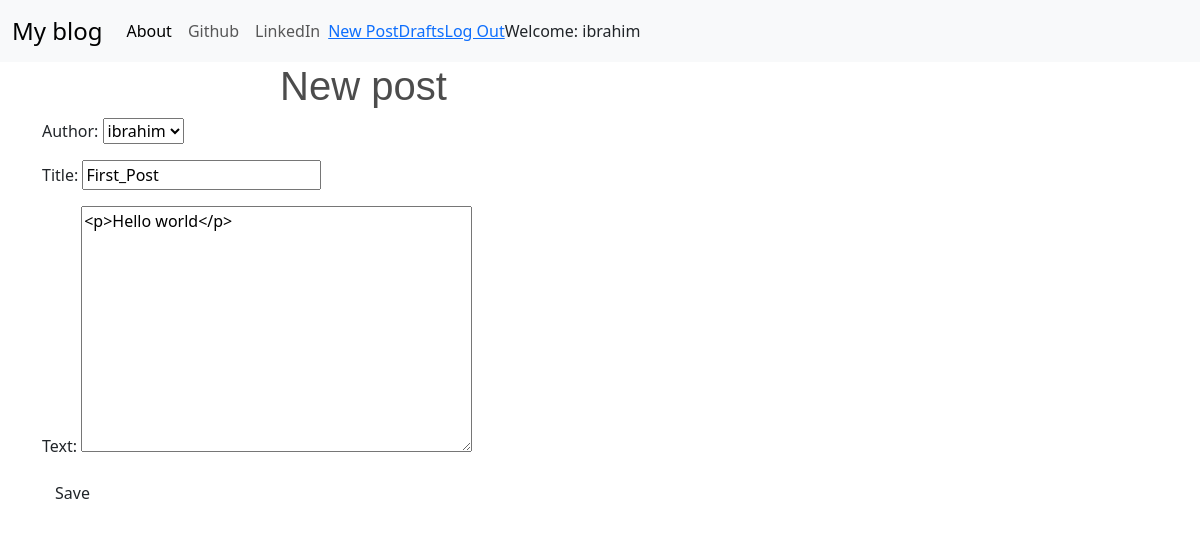
Screenshot of /post/2/edit/ (signed in) with the database file from the repository.
### blog/models.py (models this page shows, shortened)
class Post(models.Model):
    author = models.ForeignKey("auth.User", on_delete=models.CASCADE)
    title = models.CharField(max_length=200)
    text = models.TextField()
    create_date = models.DateTimeField(default=timezone.now)
    published_date = models.DateTimeField(blank=True, null=True)

### blog/views.py (the view)
# urls.py: path("post/<slug:pk>/edit/", views.PostUpdateView.as_view(), name="post_edit"),
class PostUpdateView(LoginRequiredMixin, UpdateView):
    login_url = '/login/'
    redirect_field_name = 'blog/post_detail.html'
    form_class = PostForm
    model = Post

### blog/forms.py
class PostForm(forms.ModelForm):
    class Meta():
        model = Post
        fields = ('author', 'title', 'text')
        widgets = {
            'title': forms.TextInput(attrs={'class': 'textinputclass'}),
            'text': forms.Textarea(attrs={'class': 'editable medium-editor-textarea postcontent'})
        }

### blog/templates/blog/post_form.html (shortened to what this page needs)
<!DOCTYPE html>
{% extends 'blog/base.html' %}
{% block content %}
    <h1>New post</h1>
    <form class="post-form" method="POST">
        {{form.as_p}}
        <button type="submit" class="save btn btn-default" name="button">Save</button>
    </form>
{% endblock %}

### blog/templates/blog/base.html (shortened to what this page needs)
<!DOCTYPE html>
{% load static %}
    <html lang="en">
    <head>
        <link href="https://cdn.jsdelivr.net/npm/bootstrap@5.3.0-alpha3/dist/css/bootstrap.min.css" rel="stylesheet">
        <link rel="stylesheet" href="//cdn.jsdelivr.net/npm/medium-editor@latest/dist/css/medium-editor.min.css" type="text/css" media="screen" charset="utf-8">
        <link rel="stylesheet" href="{% static 'css/blog.css' %}">
    </head>
    <body>
        <nav class="navbar navbar-expand-lg bg-body-tertiary techfont custom-navbar">
          <div class="container-fluid">
            <a class="navbar-brand bigbrand" href="{% url 'post_list' %}">My blog</a>
            <div class="collapse navbar-collapse" id="navbarNav">
              <ul class="navbar-nav">
                <li class="nav-item">
                  <a class="nav-link active" aria-current="page" href="{% url 'about' %}">About</a>
                </li>
                <li class="nav-item">
                  <a class="nav-link" href="http://www.github.com/ibrahimshaker1">Github</a>
                </li>
                <li class="nav-item">
                  <a class="nav-link" href="#">LinkedIn</a>
                </li>
              </ul>
              <ul class="navbar-nav navbar-right">
                  {% if user.is_authenticated %}
                  <li>
                      <a href="{% url 'post_new' %}" >New Post</a>
                  </li>
                  <li>
                      <a href="{% url 'post_draft_list' %}" >Drafts</a>
                  </li>
                  <li>
                      <a href="{% url 'logout' %}" >Log Out</a>
                  </li>
                  <li>
                      <a>Welcome: {{user.username}}</a>
                  </li>
                  {% else %}
                  <li>
                      <a class="nav navbar-right" href="{% url 'login' %}"><span class="glyphicon glyphicon-user">Login</span></a>
                  </li>
                  {% endif %}
              </ul>
            </div>
          </div>
        </nav>
        <div class="content container">
            <div class="row">
                <div class="col-md-8">
                    <div class="blog_posts">
                        {% block content %}
                        {% endblock %}
                    </div>
                </div>
            </div>
        </div>
    </body>
    </html>

### blog/static/css/blog.css (style rules this page uses)
.bigbrand { font-size: 1.5em; }
h1 { font-family: Oak,sans-serif; color: rgba(0,0,0,0.7); position:relative; top:calc(50% - 80px); left:calc(50% - 130px); }

### rows the page displays
Post: author "ibrahim", title "First_Post", text "<p>Hello world</p>"

### other values shown
{{ user.username }} "ibrahim"
